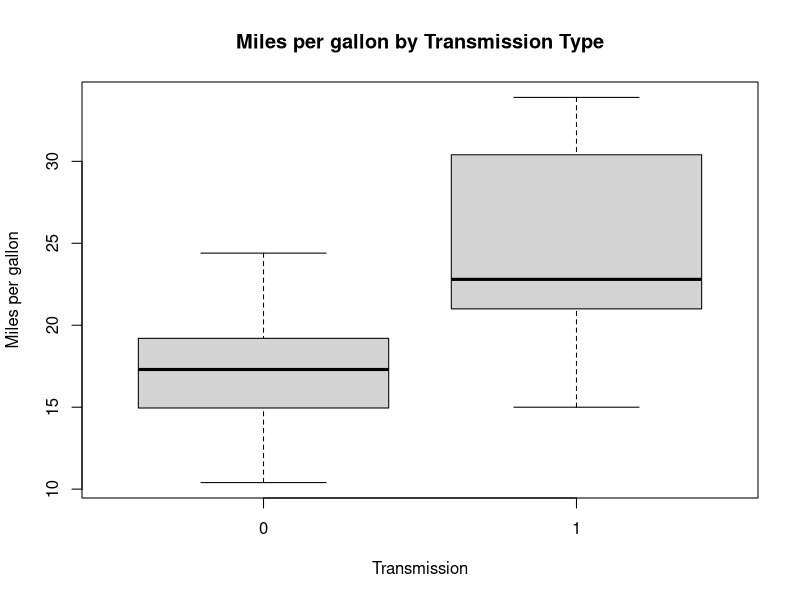
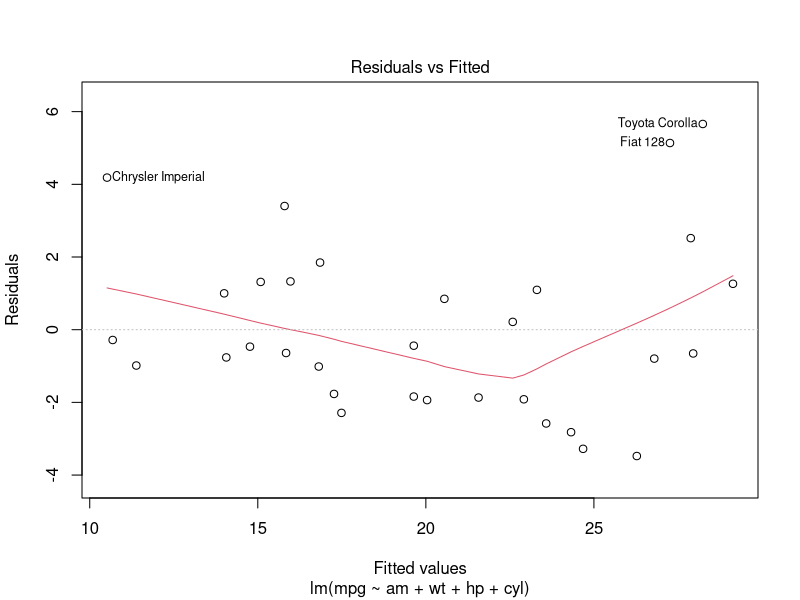
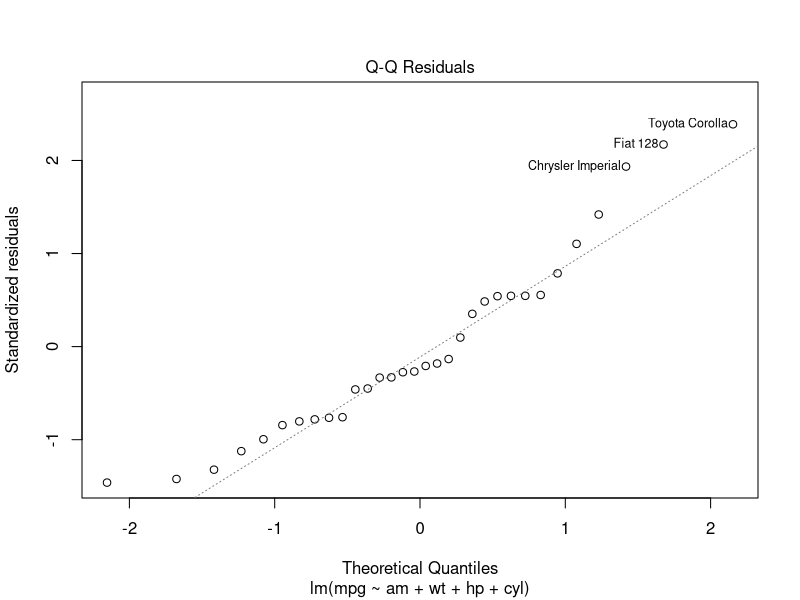
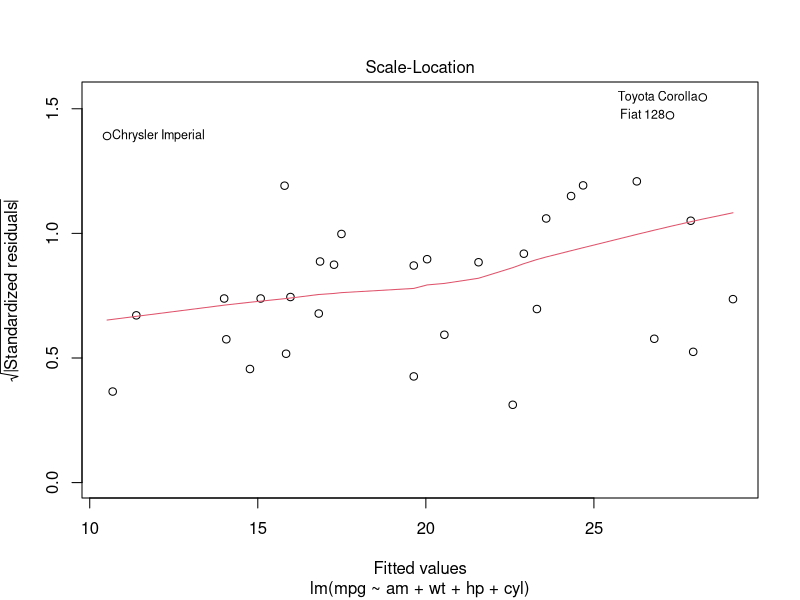
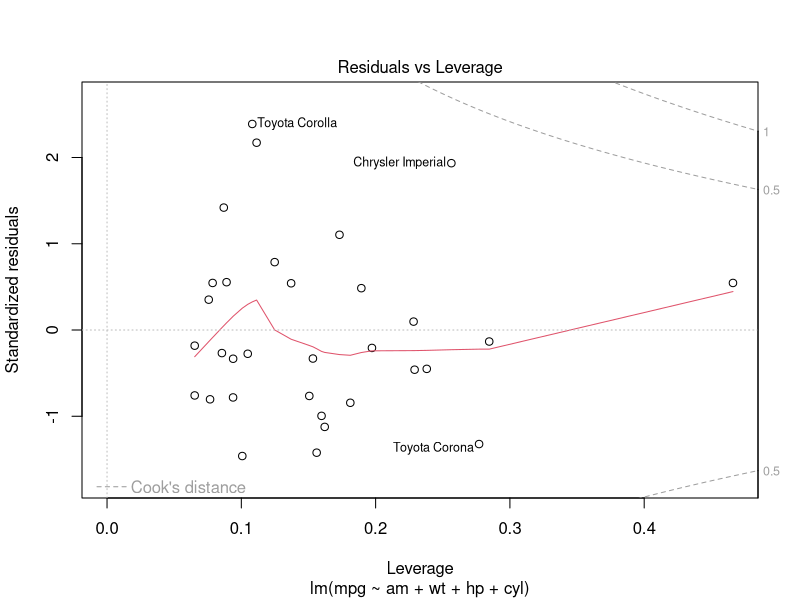

Recreate these plots in R, in order.
## ---- chunk 1
knitr::opts_chunk$set(echo = TRUE)
## ---- chunk 2
library(datasets)
data(mtcars)
## ---- chunk 3
summary(mtcars[mtcars$am==0,])
## ---- chunk 4
summary(mtcars[mtcars$am==1,])
## ---- chunk 5
boxplot(mpg ~ am, data = mtcars, xlab = "Transmission", ylab = "Miles per gallon", main="Miles per gallon by Transmission Type")
## ---- chunk 6
aggregate(mpg~am, data = mtcars, mean)
## ---- chunk 7
auto <- mtcars[mtcars$am == 0,]
manual <- mtcars[mtcars$am == 1,]
t.test(auto$mpg, manual$mpg)
## ---- chunk 8
m<-lm(mpg~am,data=mtcars)
summary(m)
## ---- chunk 9
model <- lm(mpg~am + wt + hp + cyl, data = mtcars)
anova(m,model)
## ---- chunk 10
summary(model)
## ---- chunk 11
plot(model)
